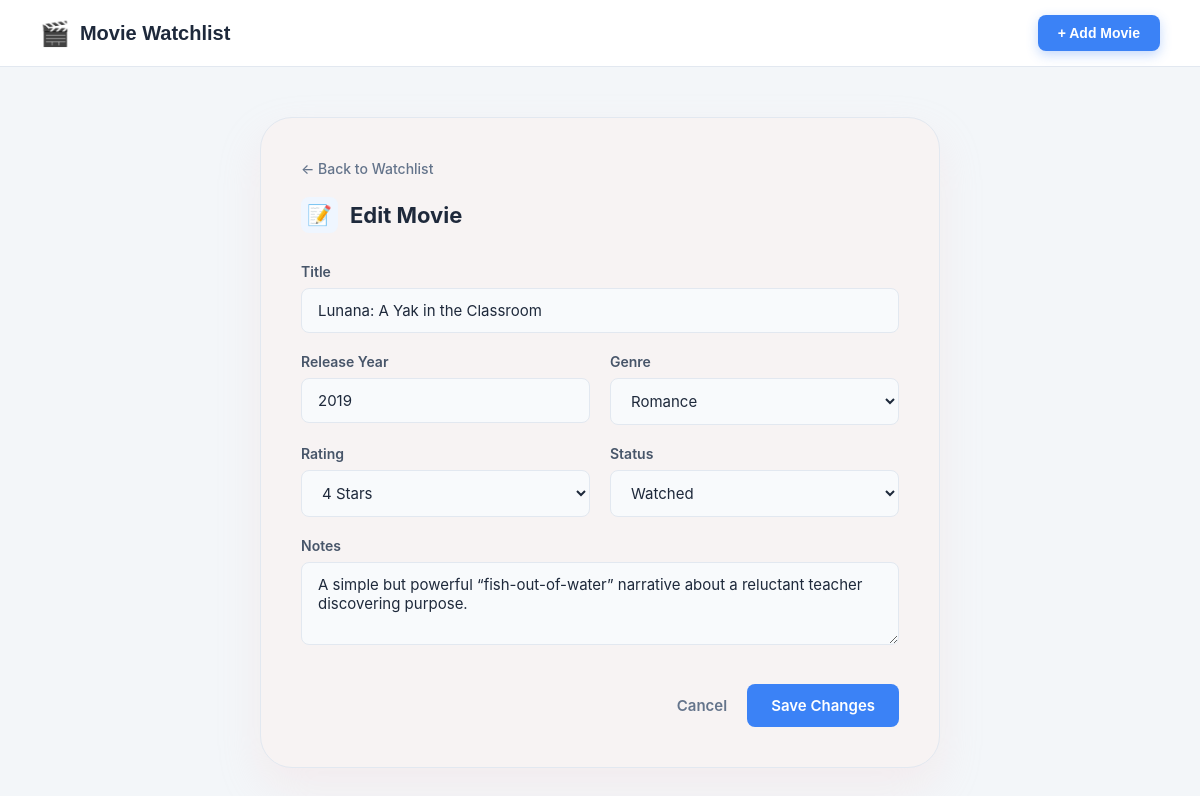
Screenshot of /movies/edit/16 with the database file from the repository.
### tables this page shows
CREATE TABLE movies (
            id INTEGER PRIMARY KEY AUTOINCREMENT,
            title TEXT NOT NULL,
            genre TEXT,
            release_year INTEGER,
            rating INTEGER,
            status TEXT NOT NULL,
            notes TEXT
        );

### endpoint/movies.py (the view, shortened to what this page needs)
@movies_bp.route('/movies/edit/<int:movie_id>', methods=['GET', 'POST'])
def edit(movie_id):
    movie = get_movies_by_id_service(movie_id)
    if not movie:
        flash("Movie not found.", "danger")
        return redirect(url_for('movies.index'))
    return render_template('edit.html', movie=movie)

### business_logic/movie_service.py (called while the page is built)
def get_movies_by_id_service(movie_id):
    conn = get_db_connection()
    row = conn.execute('SELECT * FROM movies WHERE id = ?', (movie_id,)).fetchone()
    conn.close()
    return Movie.from_row(row) if row else None

### data_access/movie_repository.py (called while the page is built)
def get_db_connection():
    conn = sqlite3.connect(DATABASE)
    conn.row_factory = sqlite3.Row
    return conn

### models/movie.py (called while the page is built)
    @classmethod
    def from_row(cls, row):
        if not row:
            return None
        data = dict(row)
        return cls(
            id=data.get('id'),
            title=data.get('title'),
            genre=data.get('genre'),
            release_year=data.get('release_year'),
            rating=data.get('rating'),
            status=data.get('status'),
            notes=data.get('notes')
        )

### templates/edit.html (shortened to what this page needs)
<!DOCTYPE html>
<html lang="en">
<head>
    <link rel="stylesheet" href="{{ url_for('static', filename='css/style.css') }}">
</head>
<body class="bg-gray-light">
    <header class="watchlist-header" style="background: white; padding: 15px 40px; border-bottom: 1px solid #e2e8f0; display: flex; justify-content: space-between; align-items: center; margin-bottom: 30px;">
        <div class="logo-area" style="display: flex; align-items: center; gap: 10px;">
            <span style="font-size: 24px; color: #3b82f6;">🎬</span>
            <h1 class="main-title" style="font-size: 20px; font-weight: 700; color: #1e293b; margin: 0; font-family: sans-serif;">Movie Watchlist</h1>
        </div>
        <a href="{{ url_for('movies.create') }}" class="add-movie-btn" style="background: #3b82f6; color: white; padding: 10px 20px; border-radius: 8px; text-decoration: none; font-weight: 600; font-size: 14px; display: inline-flex; align-items: center; gap: 5px; font-family: sans-serif;">
            + Add Movie
        </a>
    </header>
    <div class="page-container">
        <div class="movie-card">
            <a href="{{ url_for('movies.index') }}" class="back-link">
                &larr; Back to Watchlist
            </a>
            <div class="card-header-title">
                <span class="header-icon">📝</span>
                <span>Edit Movie</span>
            </div>
            <form action="{{ url_for('movies.edit', movie_id=movie.id) }}" method="POST">
                {% include '_form_fields.html' %}
            </form>
        </div>
    </div>
</body>
</html>

### templates/_form_fields.html (shortened to what this page needs)
<div class="form-grid">
    <div class="form-group full-width">
        <label for="title">Title</label>
        <input type="text" id="title" name="title" placeholder="Venom" maxlength="100"
               value="{{ request.form.get('title', movie.title if movie else '') }}" >
    </div>
    <div class="form-group">
        <label for="release_year">Release Year</label>
        <input type="number" id="release_year" name="release_year" placeholder="2006" min="1888" max="2026"
               value="{{ request.form.get('release_year', movie.release_year if movie else '') }}">
    </div>
    <div class="form-group">
        <label for="genre">Genre</label>
        <select id="genre" name="genre" >
            {% set selected_genre = request.form.get('genre', movie.genre if movie else '') %}
            {% for g in ['Action', 'Comedy', 'Drama', 'Sci-Fi', 'Thriller', 'Horror', 'Romance', 'Other'] %}
                <option value="{{ g }}" {% if selected_genre == g %}selected{% endif %}>{{ g }}</option>
            {% endfor %}
        </select>
    </div>
    <div class="form-group">
        <label for="rating">Rating</label>
        <select id="rating" name="rating">
            {% set selected_rating = request.form.get('rating', movie.rating|string if movie else '1') %}
            {% for r in range(1, 6) %}
                <option value="{{ r }}" {% if selected_rating == r|string %}selected{% endif %}>{{ r }} Star{{ 's' if r > 1 else '' }}</option>
            {% endfor %}
        </select>
    </div>
    <div class="form-group">
        <label for="status">Status</label>
        <select id="status" name="status">
            {% set selected_status = request.form.get('status', movie.status if movie else 'To-Watch') %}
            <option value="Watched" {% if selected_status == 'Watched' %}selected{% endif %}>Watched</option>
        </select>
    </div>
    <div class="form-group full-width">
        <label for="notes">Notes</label>
        {% set selected_notes = request.form.get('notes', movie.notes if movie and movie.notes != 'This movie have no notes.' else '') %}
        <textarea id="notes" name="notes" rows="3" placeholder="Your thoughts..." maxlength="500">{{ selected_notes }}</textarea>
    </div>
</div>
<div class="form-actions">
    <a href="{{ url_for('movies.index') }}" class="btn-cancel">Cancel</a>
    <button type="submit" class="btn-save">
        {% if 'edit' in request.endpoint %}Save Changes{% else %}Add Movie{% endif %}
    </button>
</div>

### static/css/style.css (style rules this page uses)
body { background-color: #f3f6f9; margin: 0; font-family: 'Inter', system-ui, -apple-system, sans-serif; color: #1e293b; }
.page-container { max-width: 1200px; margin: 0 auto; padding: 0 40px 40px 40px; }
.back-link { text-decoration: none; color: #64748b; font-size: 14px; font-weight: 500; display: inline-flex; align-items: center; gap: 5px; margin-bottom: 20px; transition: color 0.2s; }
.movie-card { background: #ffffff; border: 1px solid #e2e8f0; border-radius: 16px; padding: 35px 40px; max-width: 650px; margin: 0 auto; box-shadow: 0 4px 12px rgba(0, 0, 0, 0.03); }
.card-header-title { display: flex; align-items: center; gap: 12px; font-size: 22px; font-weight: 700; color: #1e293b; margin-bottom: 30px; }
.header-icon { font-size: 20px; background-color: #eff6ff; padding: 6px; border-radius: 8px; display: inline-flex; align-items: center; justify-content: center; }
.form-grid { display: grid; grid-template-columns: 1fr 1fr; gap: 20px; }
.form-group.full-width { grid-column: span 2; }
.form-group label { display: block; font-size: 14px; font-weight: 600; color: #475569; margin-bottom: 8px; }
.form-group input, .form-group select, .form-group textarea { width: 100%; padding: 12px 16px; border: 1px solid #e2e8f0; border-radius: 8px; background-color: #f8fafc; color: #1e293b; font-size: 15px; font-family: inherit; transition: all 0.2s ease-in-out; box-sizing: border-box; }
.form-group input::placeholder, .form-group textarea::placeholder { color: #94a3b8; }
.form-actions { display: flex; justify-content: flex-end; align-items: center; gap: 20px; margin-top: 35px; }
.btn-cancel { color: #64748b; text-decoration: none; font-size: 15px; font-weight: 600; transition: color 0.2s; }
.btn-save { background-color: #3b82f6; color: #ffffff; padding: 12px 24px; border: none; border-radius: 8px; font-size: 15px; font-weight: 600; cursor: pointer; font-family: inherit; transition: background-color 0.2s; }
* { margin: 0; padding: 0; box-sizing: border-box; font-family: -apple-system, BlinkMacSystemFont, "Segoe UI", Roboto, "Helvetica Neue", Arial, sans-serif; }
.page-container { width: 100%; max-width: 1200px; padding: 20px; display: flex; justify-content: center; align-items: center; }
.movie-card { background-color: #f7f3f3; width: 100%; max-width: 680px; border-radius: 32px; padding: 40px; box-shadow: 0 20px 40px rgba(243, 206, 206, 0.25); position: relative; }
* { margin: 0; padding: 0; box-sizing: border-box; font-family: -apple-system, BlinkMacSystemFont, "Segoe UI", Roboto, Helvetica, Arial, sans-serif; }
body.bg-gray-light { background-color: #f3f6f9; color: #333333; min-height: 100vh; }
.watchlist-header { display: flex; justify-content: space-between; align-items: center; margin-bottom: 30px; }
.logo-area { display: flex; align-items: center; gap: 12px; }
.main-title { font-size: 24px; font-weight: 800; color: #1e293b; }
.add-movie-btn { background-color: #3b82f6; color: #ffffff; padding: 10px 20px; border-radius: 12px; display: inline-flex; align-items: center; gap: 8px; text-decoration: none; font-size: 14px; font-weight: 700; box-shadow: 0 4px 12px rgba(59, 130, 246, 0.3); transition: all 0.2s ease; }

### rows the page displays
movies: title "Lunana: A Yak in the Classroom", release_year "2019", genre "Romance", status "Watched", notes "A simple but powerful “fish-out-of-water” narrative about a reluctant teacher discovering purpose."

### other values shown
form field rating "4 Stars"
